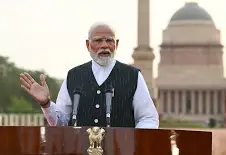
#> input picture modi.webp, 226 x 155 px
$ jupyter execute Menudriven.py.ipynb
#> lines starting #> are read from the running program, lines starting #| are printed output that depends on the picture
[cell 1]
import cv2
import numpy as np

def blur_image(image):
    blurred = cv2.GaussianBlur(image, (15, 15), 0)
    return blurred

def emboss_image(image):
    kernel = np.array([[0, -1, -1],
                       [1,  0, -1],
                       [1,  1,  0]])
    embossed = cv2.filter2D(image, -1, kernel)
    return embossed

def edge_detection(image):
    gray = cv2.cvtColor(image, cv2.COLOR_BGR2GRAY)
    edges = cv2.Canny(gray, 100, 200)
    return cv2.cvtColor(edges, cv2.COLOR_GRAY2BGR)

def main():
    # Load an example image
    image = cv2.imread('modi.webp')
#> image is the input picture: shape (155, 226, 3); mean B, G, R 136.5, 146.7, 158.2

    while True:
        print("\nMenu:")
        print("1. Blur Image")
        print("2. Emboss Image")
        print("3. Edge Detection")
        print("4. Exit")

        choice = input("Enter your choice (1-4): ")
#> the answer given: 1
#> in blur_image, `blurred = cv2.GaussianBlur(image, (15, 15), 0)`:
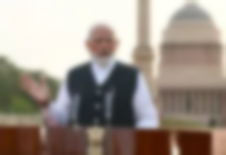
#> blurred: shape (155, 226, 3); mean B, G, R 136.5, 146.7, 158.2
#> the answer given: 1
#> the answer given: 1
#> the answer given: 1
#> the answer given: 1
#> the answer given: 1

        if choice == '1':
            processed_image = blur_image(image)
            cv2.imshow('Blurred Image', processed_image)
            cv2.waitKey(0)
            cv2.destroyAllWindows()

        elif choice == '2':
            processed_image = emboss_image(image)
            cv2.imshow('Embossed Image', processed_image)
            cv2.waitKey(0)
            cv2.destroyAllWindows()

        elif choice == '3':
            processed_image = edge_detection(image)
            cv2.imshow('Edge Detected Image', processed_image)
            cv2.waitKey(0)
            cv2.destroyAllWindows()

        elif choice == '4':
            print("Exiting...")
            break
        else:
            print("Invalid choice. Please enter a number from 1 to 4.")

if __name__ == "__main__":
    main()


$ run again, with parrot.jfif saved as modi.webp
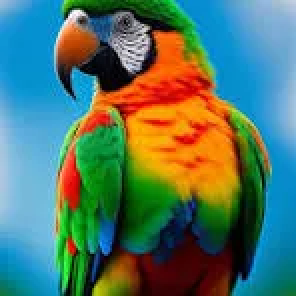
#> input picture parrot.jfif, 148 x 148 px (shown 2 times larger)
#> in main, image is the input picture: shape (148, 148, 3); mean B, G, R 101.9, 118.1, 82.8
#> in blur_image, `blurred = cv2.GaussianBlur(image, (15, 15), 0)`:
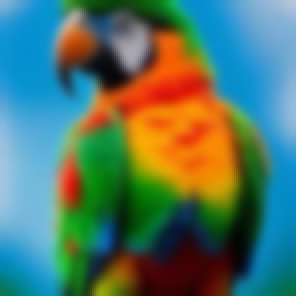
#> blurred: shape (148, 148, 3) (shown 2 times larger); mean B, G, R 101.9, 118.1, 82.7
